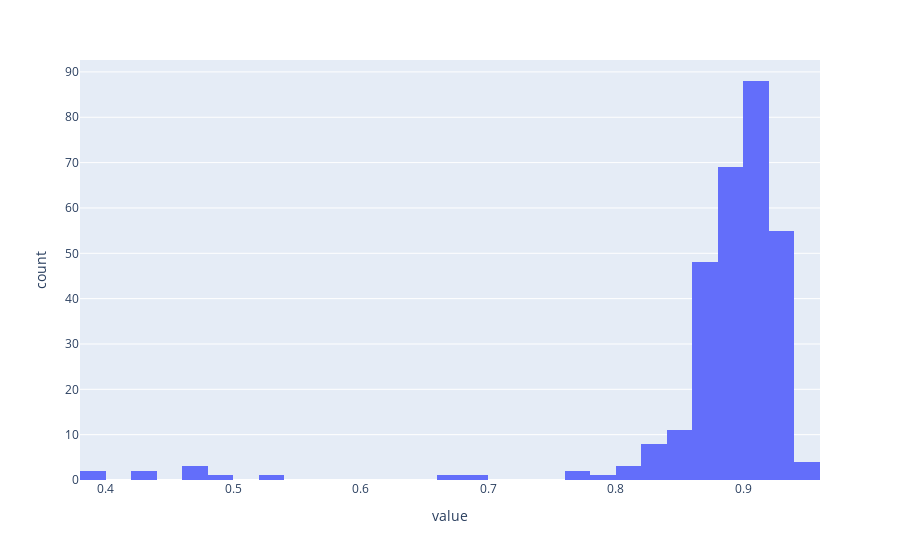

This figure's notebook cell:
### Code cell
from interp_utils import hist, heatmap
hist((nnmf.atoms @ toy.normed_features.T).max(dim=-1).values)

### Figure 1 — Plotly figure (JSON) as saved in the notebook; plotly's stock layout.template omitted (floating-point values rounded to 4 significant figures; data arrays with more than 128 entries replaced by an {"elided": "..."} marker saying what was removed)
{"data": [{"alignmentgroup": "True", "bingroup": "x", "hovertemplate": "variable=0<br>value=%{x}<br>count=%{y}<extra></extra>", "legendgroup": "0", "marker": {"color": "#636efa", "pattern": {"shape": ""}}, "name": "0", "offsetgroup": "0", "orientation": "v", "showlegend": true, "type": "histogram", "x": {"elided": "300 float values"}, "xaxis": "x", "yaxis": "y"}], "layout": {"barmode": "relative", "legend": {"title": {"text": "variable"}, "tracegroupgap": 0}, "margin": {"t": 60}, "showlegend": false, "xaxis": {"anchor": "y", "domain": [0, 1], "title": {"text": "value"}}, "yaxis": {"anchor": "x", "domain": [0, 1], "title": {"text": "count"}}}}
